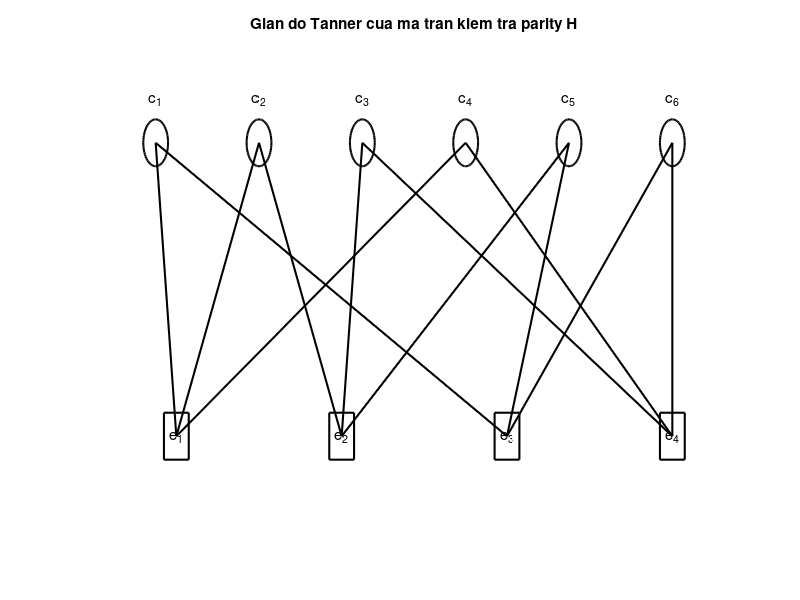

MATLAB code to generate this figure: (Note: this script raises an error after producing the figure.)
clear; close all; clc;

% Do an 4 - Ma hoa LDPC
% Lương Hải Long - 22207056

baseDir = fileparts(mfilename('fullpath'));

% Cau 1: Ve gian do Tanner
H = [1 1 0 1 0 0;
     0 1 1 0 1 0;
     1 0 0 0 1 1;
     0 0 1 1 0 1];

fig = figure('Name','Gian do Tanner cua ma tran H');
hold on; grid on; axis off;
title('Gian do Tanner cua ma tran kiem tra parity H');

x_var = 1:6;
y_var = 2.0 * ones(1,6);
x_chk = [1.2 2.8 4.4 6.0];
y_chk = 0.5 * ones(1,4);

for j = 1:size(H,1)
    for i = 1:size(H,2)
        if H(j,i) == 1
            plot([x_var(i), x_chk(j)], [y_var(i), y_chk(j)], 'k-', 'LineWidth', 1.5);
        end
    end
end

for i = 1:6
    rectangle('Position',[x_var(i)-0.12, y_var(i)-0.12, 0.24, 0.24], ...
              'Curvature',[1 1], 'EdgeColor','k', 'LineWidth', 1.5);
    text(x_var(i), y_var(i)+0.22, sprintf('c_%d', i), ...
         'HorizontalAlignment','center', 'FontSize', 11, 'Interpreter','tex');
end

for j = 1:4
    rectangle('Position',[x_chk(j)-0.12, y_chk(j)-0.12, 0.24, 0.24], ...
              'EdgeColor','k', 'LineWidth', 1.5);
    text(x_chk(j), y_chk(j), sprintf('e_%d', j), ...
         'HorizontalAlignment','center', 'VerticalAlignment','middle', ...
         'FontSize', 11, 'Interpreter','tex');
end

xlim([0.5 6.5]);
ylim([0 2.5]);
hold off;
saveas(fig, fullfile(baseDir, 'tanner_ldpc.png'));

% Cau 2 + Cau 3: Giai ma bang thuat toan lat bit
c = [0 0 1 0 1 1];
r = [1 0 1 0 1 1];
y = r;

maxiter = 20;
iter = 0;
success = 0;

fprintf('--- GIAI MA LDPC BANG THUAT TOAN LAT BIT ---\n');
fprintf('Tu ma truyen c = [%s]\n', num2str(c));
fprintf('Tu ma nhan  r = [%s]\n\n', num2str(r));

syndrome_r = mod(H * transpose(r), 2);
fprintf('Hoi chung ban dau s = [%s]\n\n', num2str(transpose(syndrome_r)));

while (success == 0 && iter < maxiter)
    fprintf('Lan lap %d\n', iter + 1);

    E = zeros(4, 6);

    for j = 1:4
        for i = 1:6
            if H(j, i) == 1
                E(j, i) = mod(sum(y .* H(j, :)), 2);
            end
        end
    end

    M = zeros(1, 6);
    for i = 1:6
        M(i) = sum(E(:, i));
    end
    [Mmax, index] = max(M);

    fprintf('y hien tai = [%s]\n', num2str(y));
    fprintf('Ma tran E =\n');
    disp(E);
    fprintf('So phieu loi M = [%s]\n', num2str(M));

    if Mmax ~= 0
        y(index) = mod(y(index) + 1, 2);
        fprintf('Dao bit tai vi tri %d\n', index);
    end

    areErrorsPresent = check_errors(H, y);
    if areErrorsPresent == 0
        success = 1;
        disp('No error');
    else
        disp('Still errors');
    end

    fprintf('y sau khi cap nhat = [%s]\n\n', num2str(y));
    iter = iter + 1;
end

fprintf('Ket qua giai ma cuoi cung y = [%s]\n', num2str(y));

if isequal(y, c)
    disp('Giai ma thanh cong: khoi phuc dung tu ma truyen.');
else
    disp('Canh bao: tu ma giai duoc khac voi tu ma truyen.');
end

function res = check_errors(H, current_frame)
    syndrome = H * transpose(current_frame);
    areErrors = any(mod(syndrome, 2));
    res = areErrors;
end
